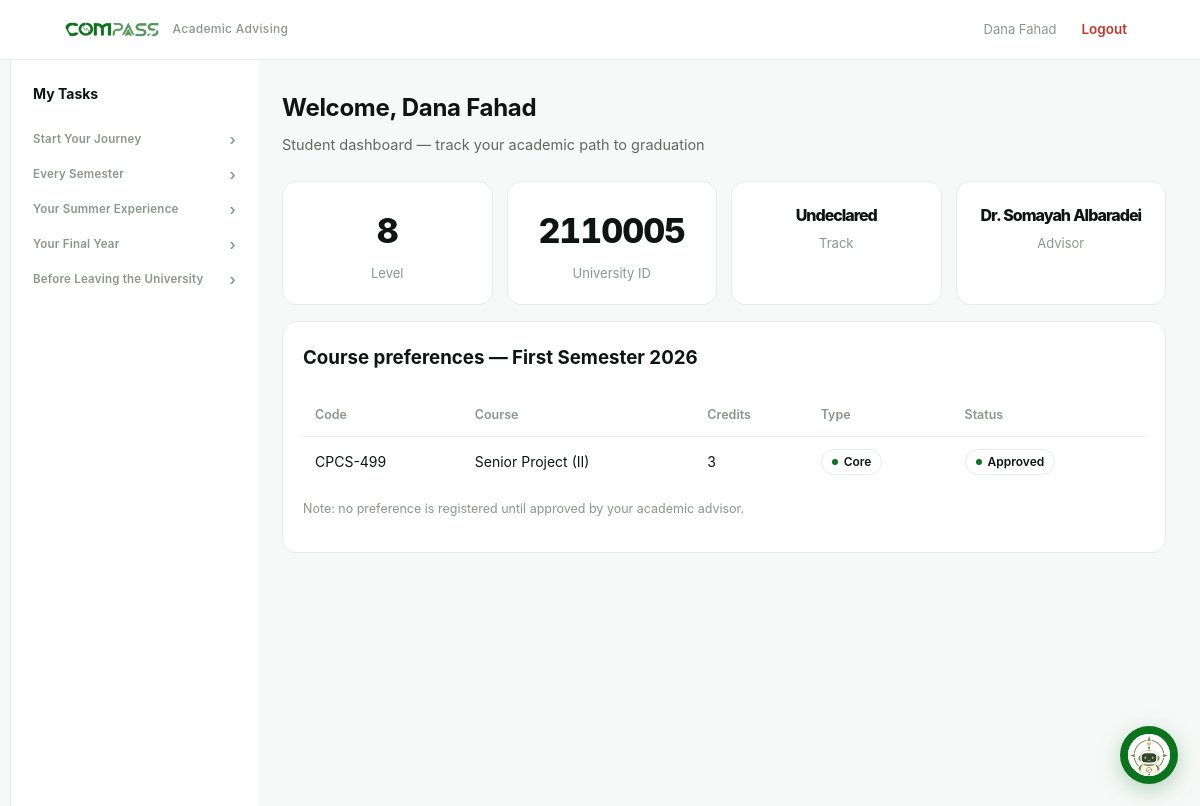
/student (signed in), run on the app's committed database.
### tables this page shows
CREATE TABLE users (
    id            INTEGER PRIMARY KEY AUTOINCREMENT,
    name          TEXT NOT NULL,
    email         TEXT NOT NULL UNIQUE,
    password_hash TEXT NOT NULL,
    role          TEXT NOT NULL CHECK(role IN ('student','advisor','admin'))
);

CREATE TABLE students (
    id                INTEGER PRIMARY KEY AUTOINCREMENT,
    user_id           INTEGER NOT NULL UNIQUE REFERENCES users(id),
    university_id     TEXT NOT NULL UNIQUE,
    level             INTEGER NOT NULL,
    track             TEXT,
    advisor_id        INTEGER REFERENCES users(id),
    admission_semester TEXT
);

CREATE TABLE semesters (
    id          INTEGER PRIMARY KEY AUTOINCREMENT,
    name        TEXT NOT NULL,
    is_active   INTEGER NOT NULL DEFAULT 0,
    wishes_open INTEGER NOT NULL DEFAULT 0
);

CREATE TABLE wishes (
    id          INTEGER PRIMARY KEY AUTOINCREMENT,
    student_id  INTEGER NOT NULL REFERENCES students(id),
    course_id   INTEGER NOT NULL REFERENCES courses(id),
    semester_id INTEGER NOT NULL REFERENCES semesters(id),
    status      TEXT NOT NULL DEFAULT 'pending' CHECK(status IN ('pending','approved','rejected')),
    advisor_note TEXT,
    created_at  TEXT DEFAULT CURRENT_TIMESTAMP,
    UNIQUE(student_id, course_id, semester_id)
);

CREATE TABLE courses (
    id                INTEGER PRIMARY KEY AUTOINCREMENT,
    code              TEXT NOT NULL UNIQUE,
    name              TEXT NOT NULL,
    type              TEXT NOT NULL CHECK(type IN ('core','elective','free')),
    credits           INTEGER NOT NULL DEFAULT 3,
    parity            TEXT NOT NULL DEFAULT 'both' CHECK(parity IN ('odd','even','both')),
    recommended_level INTEGER,
    prereq            TEXT DEFAULT '',
    is_active         INTEGER NOT NULL DEFAULT 1
);

### app.py (the view)
@app.route("/student")
@login_required("student")
def student_home():
    db = get_db()
    st = get_student(session["uid"])
    advisor = db.execute("SELECT name FROM users WHERE id=?", (st["advisor_id"],)).fetchone()
    sem = db.execute("SELECT * FROM semesters WHERE is_active=1").fetchone()
    wishes = db.execute(
        """SELECT w.status, c.code, c.name, c.credits, c.type
           FROM wishes w JOIN courses c ON c.id=w.course_id
           WHERE w.student_id=? AND w.semester_id=?
           ORDER BY c.code""",
        (st["id"], sem["id"] if sem else 0),
    ).fetchall()
    return render_template("student_home.html", st=st, advisor=advisor, sem=sem, wishes=wishes)

### app.py (called while the page is built)
@app.context_processor
def inject_student_nav():
    active = ENDPOINT_TO_TASK.get(request.endpoint)
    if request.endpoint == "student_task":
        active = request.view_args.get("key")
    if request.endpoint == "student_override":  # waiver shares the merged sidebar item
        active = "schedule_waiver"
    return {"student_tasks": STUDENT_TASKS, "active_task": active}

def current_user():
    uid = session.get("uid")
    if not uid:
        return None
    return get_db().execute("SELECT * FROM users WHERE id=?", (uid,)).fetchone()

@app.context_processor
def inject_user():
    return {"user": current_user()}

def login_required(role=None):
    def deco(view):
        @functools.wraps(view)
        def wrapped(*args, **kwargs):
            u = current_user()
            if not u:
                return redirect(url_for("login"))
            if role and u["role"] != role:
                abort(403)
            return view(*args, **kwargs)
        return wrapped
    return deco

def get_student(user_id):
    return get_db().execute("SELECT * FROM students WHERE user_id=?", (user_id,)).fetchone()

### db.py (called while the page is built)
def get_db():
    conn = sqlite3.connect(DB_PATH)
    conn.row_factory = sqlite3.Row
    conn.execute("PRAGMA foreign_keys = ON")
    return conn

### templates/student_home.html (shortened to what this page needs)
{% extends "base.html" %}
{% block student_content %}
<h1 class="page-title">Welcome, {{ user['name'] }}</h1>
<p class="page-sub">Student dashboard — track your academic path to graduation</p>
<div class="grid cols-4">
  <div class="card stat"><div class="num">{{ st['level'] }}</div><div class="lbl">Level</div></div>
  <div class="card stat"><div class="num">{{ st['university_id'] }}</div><div class="lbl">University ID</div></div>
  <div class="card stat"><div class="num" style="font-size:16px">{{ st['track'] or 'Undeclared' }}</div><div class="lbl">Track</div></div>
  <div class="card stat"><div class="num" style="font-size:16px">{{ advisor['name'] if advisor }}</div><div class="lbl">Advisor</div></div>
</div>
<div class="card">
  <h3 style="margin-top:0">Course preferences — {{ sem['name'] if sem else 'No active semester' }}</h3>
  {% if wishes %}
  <div class="table-wrap">
    <table>
      <thead><tr><th>Code</th><th>Course</th><th>Credits</th><th>Type</th><th>Status</th></tr></thead>
      <tbody>
        {% for w in wishes %}
        <tr>
          <td>{{ w['code'] }}</td><td>{{ w['name'] }}</td><td>{{ w['credits'] }}</td>
          <td><span class="badge {{ w['type'] }}">{{ TYPE_AR[w['type']] }}</span></td>
          <td><span class="badge {{ w['status'] }}">{{ STATUS_AR[w['status']] }}</span></td>
        </tr>
        {% endfor %}
      </tbody>
    </table>
  </div>
  <p class="mini" style="margin-top:12px">Note: no preference is registered until approved by your academic advisor.</p>
  {% else %}
  <p class="mini">You haven't selected any preferences yet. <a href="{{ url_for('student_wishes') }}">Choose your courses →</a></p>
  {% endif %}
</div>
{% endblock %}

### templates/base.html (shortened to what this page needs)
<!doctype html>
<html lang="en">
<head>
  <link rel="stylesheet" href="{{ url_for('static', filename='styles.css') }}?v=10">
</head>
<body>
  {% if user %}
  <header class="topbar">
    <div class="topbar-inner">
      <a class="brand" href="{{ url_for('about') }}">
        <img src="{{ url_for('static', filename='logo.png') }}" alt="COMPASS">
        <span class="sub">Academic Advising</span>
      </a>
      <nav class="nav">
        {% set ep = request.endpoint %}
        <span class="who">{{ user['name'] }}</span>
        <a href="{{ url_for('logout') }}" class="logout">Logout</a>
      </nav>
    </div>
  </header>
  {% endif %}
  {% if user and user['role'] == 'student' %}
  <div class="shell">
    <aside class="sidebar">
      <div class="sidebar-title">My Tasks</div>
      {% for sec in student_tasks %}
        {% set sec_open = active_task in (sec['items'] | map(attribute='key') | list) %}
        <div class="side-group {{ 'open' if sec_open }}">
          <button type="button" class="side-section" onclick="this.parentElement.classList.toggle('open')">
            <span>{{ sec['section'] }}</span><span class="chev">›</span>
          </button>
        </div>
      {% endfor %}
    </aside>
    <main class="content">
      {% block student_content %}{% endblock %}
    </main>
  </div>
  {% endif %}
  {% include '_bot.html' %}
</body>
</html>

### static/styles.css (style rules this page uses)
:root { --ink:#0e1512; --muted:#5c6b62; --faint:#8a978e; --line:#e7ece8; --bg:#f7f9f8; --white:#ffffff; --panel:#f2f6f3; --accent:#0b731c; --accent-2:#159a2b; --accent-soft:#eaf6ec; --blue:#2c5aa0; --blue-bg:#eef2fb; --purple:#6b3fa0; --purple-bg:#f4eefb; --amber:#8a6d1a; --amber-bg:#f7f0dd; --danger:#c0392b; --danger-bg:#fdecea; --radius:14px; --mono:"SF Mono",ui-monospace,"JetBrains Mono",Menlo,monospace; }
* { box-sizing:border-box }
html,body { margin:0;padding:0 }
body { font-family:"Inter","Segoe UI",Tahoma,-apple-system,Arial,sans-serif; background:var(--bg);color:var(--ink);line-height:1.7;direction:ltr; -webkit-font-smoothing:antialiased; }
a { color:var(--accent);text-decoration:none }
.topbar { background:rgba(255,255,255,.92);backdrop-filter:blur(8px); border-bottom:1px solid var(--line);position:sticky;top:0;z-index:20 }
.topbar-inner { max-width:1120px;margin:0 auto;padding:11px 20px; display:flex;align-items:center;gap:16px;flex-wrap:wrap }
.brand { display:flex;align-items:center;gap:9px;font-weight:700;letter-spacing:.3px }
.brand img { height:22px }
.brand .sub { font-size:12px;color:var(--faint);font-weight:500 }
.nav { display:flex;gap:2px;flex-wrap:wrap;margin-inline-start:auto;align-items:center }
.nav a { padding:7px 13px;border-radius:9px;font-size:13.5px;font-weight:600;color:var(--muted) }
.nav .who { font-size:13px;color:var(--faint);padding:7px 10px }
.nav .logout { color:var(--danger) }
.page-title { font-size:24px;font-weight:750;letter-spacing:-.3px;margin:0 0 4px }
.page-sub { color:var(--muted);margin:0 0 24px;font-size:14.5px }
.card { background:var(--white);border:1px solid var(--line);border-radius:var(--radius); padding:20px;margin-bottom:16px }
.grid { display:grid;gap:14px }
.grid.cols-4 { grid-template-columns:repeat(4,1fr) }
.stat { text-align:center }
.stat .num { font-size:34px;font-weight:800;letter-spacing:-1px;color:var(--ink); font-variant-numeric:tabular-nums }
.stat .lbl { color:var(--faint);font-size:13px;margin-top:2px }
table { width:100%;border-collapse:collapse;font-size:14px }
th,td { padding:11px 12px;text-align:left;border-bottom:1px solid var(--line) }
th { background:transparent;color:var(--faint);font-weight:600;font-size:12.5px; border-bottom:1px solid var(--line) }
tbody tr:last-child td { border-bottom:none }
.table-wrap { overflow-x:auto }
.badge { display:inline-flex;align-items:center;gap:6px;padding:2px 10px;border-radius:999px; font-size:12px;font-weight:600;background:transparent;color:var(--ink);border:1px solid var(--line) }
.badge::before { content:"";width:6px;height:6px;border-radius:50%;background:var(--faint);flex:0 0 auto }
.badge.core::before { background:var(--accent) }
.badge.approved::before { background:var(--accent) }
.shell { max-width:1180px;margin:0 auto;display:flex;align-items:flex-start }
.sidebar { width:248px;flex:0 0 248px;background:var(--white); border-inline-start:1px solid var(--line);min-height:calc(100vh - 54px); padding:16px 12px;position:sticky;top:54px;align-self:stretch }
.sidebar-title { font-weight:700;font-size:14px;color:var(--ink);padding:6px 10px 12px }
.side-section { display:flex;align-items:center;justify-content:space-between;width:100%; background:none;border:none;cursor:pointer;font-family:inherit;text-align:start; font-size:11.5px;font-weight:600;color:var(--faint);padding:14px 10px 6px;letter-spacing:.02em }
.side-section .chev { font-size:15px;line-height:1;transition:transform .15s }
.content { flex:1;min-width:0;padding:28px 24px 64px }
.mini { font-size:12.5px;color:var(--faint) }

### data on the page
users: name "Dana Fahad"
students: level "8", university_id "2110005"
users: name "Dr. Somayah Albaradei"
semesters: name "First Semester 2026"
wishes: code "CPCS-499", name "Senior Project (II)", credits "3", status "Approved"
courses: type "Core"

### other printed values
{{ sec['section'] }} "Start Your Journey" "Every Semester" "Your Summer Experience" "Your Final Year" "Before Leaving the University"
{{ st['track'] or 'Undeclared' }} "Undeclared"
